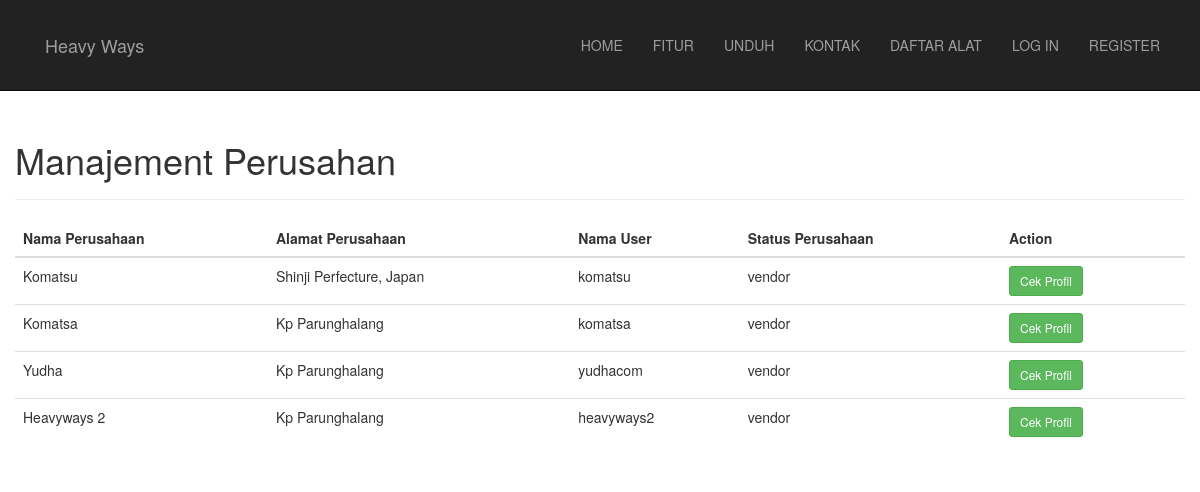
/Perusahaanlist.php, run on the app's committed database.
### tables this page shows
CREATE TABLE `daftar` (
  `id` int(55) NOT NULL,
  `nama_perusahaan` varchar(255) NOT NULL,
  `user` varchar(255) NOT NULL,
  `password` varchar(255) NOT NULL,
  `grant_user` varchar(255) NOT NULL,
  `photo` varchar(255) NOT NULL,
  `alamat` varchar(255) NOT NULL,
  `question` varchar(255) NOT NULL,
  `answer` varchar(255) NOT NULL,
  `nomor` varchar(255) NOT NULL,
  `email` varchar(255) NOT NULL
);

### Perusahaanlist.php (the view, shortened to what this page needs)
<?php
    require('Koneksi.php');
    $sql = "SELECT nama_perusahaan,alamat,user,grant_user FROM daftar where grant_user='vendor'";
	$result = mysqli_query($koneksi, $sql);
  include('layout.php');
?>
<head>
	<link rel="stylesheet" href="css/bootstrap.min.css" />
</head>
<div class="container up">
  <div class="row">
    <div class="page-header">
      <h1>Manajement Perusahan</h1>
    </div>
    <table class="table">
      <thead>
        <th>Nama Perusahaan</th>
        <th>Alamat Perusahaan</th>
        <th>Nama User</th>
        <th>Status Perusahaan</th>
        <th>Action</th>
      </thead>
      <tbody>
        <?php while ($row = mysqli_fetch_array($result)){ ?>
        <tr>
          <td><?php echo $row['nama_perusahaan']; ?></td>
          <td><?php echo $row['alamat']; ?></td>
          <td><?php echo $row['user']; ?></td>
          <td><?php echo $row['grant_user']; ?></td>
        <?php if($_SESSION['user_level'] != "Admin") { ?>
          <td><a style="margin-right: 10px;" href="profilperusahaan.php?user=<?php echo $row['user']; ?>" class="btn btn-sm btn-success">Cek Profil</a></td>
          <?php } ?>
        </tr>
        <?php } ?>
      </tbody>
    </table>
  </div>
</div>

### layout.php (style rules this page uses)
.up { margin-top: 100px; }

### data on the page
daftar: nama_perusahaan "Komatsu", alamat "Shinji Perfecture, Japan", user "komatsu", grant_user "vendor"
daftar: nama_perusahaan "Komatsa", alamat "Kp Parunghalang", user "komatsa", grant_user "vendor"
daftar: nama_perusahaan "Yudha", alamat "Kp Parunghalang", user "yudhacom", grant_user "vendor"
daftar: nama_perusahaan "Heavyways 2", alamat "Kp Parunghalang", user "heavyways2", grant_user "vendor"
